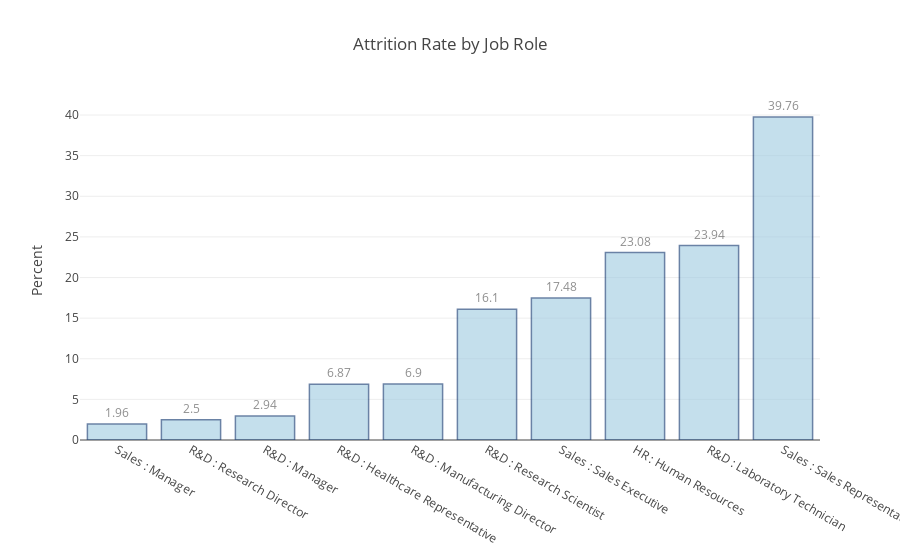

Notebook cell for this chart:
### Markdown cell above
### 3.1.4 Which job roles have the highest attrition by percent?

### Code cell
# Attrition by Department
grouped = data.groupby(["Department","JobRole","Attrition"])
output = pd.DataFrame()
output['n'] = grouped["Attrition"].count()

# Identifying sub-categories within cohorts
output['pct'] = output['n'].groupby("JobRole").transform(lambda x: x/x.sum())

# Reset index 
output = output.reset_index()

# Filter for only employees who have left 
output_yes = output[output["Attrition"] == "Yes"]

# Replace long dept names with acronyms
output_yes['Department'] = output_yes['Department'].str.replace('Research & Development', "R&D", case=False)
output_yes['Department'] = output_yes['Department'].str.replace('Human Resources', "HR", case=False)

# Add column with combined dept & job role
output_yes['dept_jobrole'] = output_yes['Department'].str.cat(output_yes[['JobRole']], sep=' : ')

# Sort in ascending order for plotting
output_yes = output_yes.sort_values('pct', ascending=True)

# Change decimal to integer for readability 
output_yes['pct'] = output_yes['pct'] * 100

# Plotly object: Attrition Count by Dept
p = [go.Bar(x = output_yes.dept_jobrole, 
            y = output_yes.pct,
            text=output_yes.pct.round(decimals=2),
            textposition = 'outside',
            orientation = 'v',
            opacity=0.6, 
            marker=dict(
                color='rgb(158,202,225)',
                line=dict(
                    color='rgb(8,48,107)',
                    width=1.5)))]

# Pieces of Flair
layout = go.Layout(title='Attrition Rate by Job Role',
                   yaxis=dict(title="Percent"),
                   margin = dict(b = 120
  ))
fig = go.Figure(data=p, layout=layout)

# Plot it
py.offline.iplot(fig)

### Figure 1 — Plotly figure (JSON) as saved in the notebook; plotly's stock layout.template omitted (floating-point values rounded to 4 significant figures)
{"data": [{"marker": {"color": "rgb(158,202,225)", "line": {"color": "rgb(8,48,107)", "width": 1.5}}, "opacity": 0.6, "orientation": "v", "text": [1.96, 2.5, 2.94, 6.87, 6.9, 16.1, 17.48, 23.08, 23.94, 39.76], "textposition": "outside", "type": "bar", "uid": "50d2d028-f803-4ea4-b92e-7f80dc18ce2b", "x": ["Sales : Manager", "R&D : Research Director", "R&D : Manager", "R&D : Healthcare Representative", "R&D : Manufacturing Director", "R&D : Research Scientist", "Sales : Sales Executive", "HR : Human Resources", "R&D : Laboratory Technician", "Sales : Sales Representative"], "y": [1.961, 2.5, 2.941, 6.87, 6.897, 16.1, 17.48, 23.08, 23.94, 39.76]}], "layout": {"margin": {"b": 120}, "title": {"text": "Attrition Rate by Job Role"}, "yaxis": {"title": {"text": "Percent"}}}}
